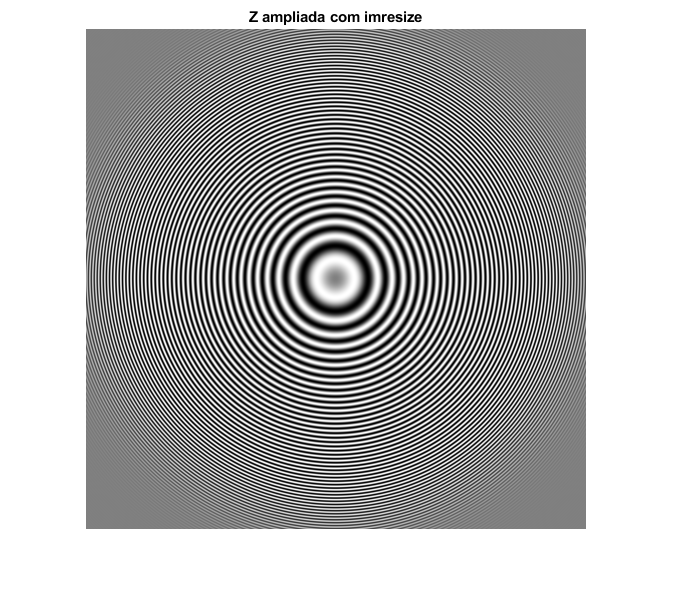
%> input picture Lab2/scripts/imresize.png, 674 x 593 px
$ octave --eval "rgb2yuv('imresize.png');"   (GNU Octave 9; MATLAB toolbox functions it lacks are replaced by stand-ins)
%> lines starting %> are read from the running program, lines starting %| are printed output that depends on the picture; in (x1, y1, x2, y2) boxes, pixels count from 0 and x2, y2 are one past the last pixel; in counts of white or black regions, pixels touching at a corner belong together; the program's own positions count from 1
function rgb2yuv(imagemEntrada);
%> called with imagemEntrada = 'imresize.png'

I=imread(imagemEntrada);
%> I is the input picture: size 593x674x3 uint8; min 0, max 255, mean 175
figure(1);
imshow(I); title('Original Image');

R=I(:,:,1); figure(2),imshow (R); title('Red Image');

G=I(:,:,2); figure(3),imshow(G); title('Green Image');

B=I(:,:,3); figure(4),imshow(B); title('Blue Image');

Y = 0.299 * R + 0.587 * G + 0.114 * B;

figure(5),imshow(Y); title('Luminance Image');

U = -0.14713 * R - 0.28886 * G + 0.436 * B;
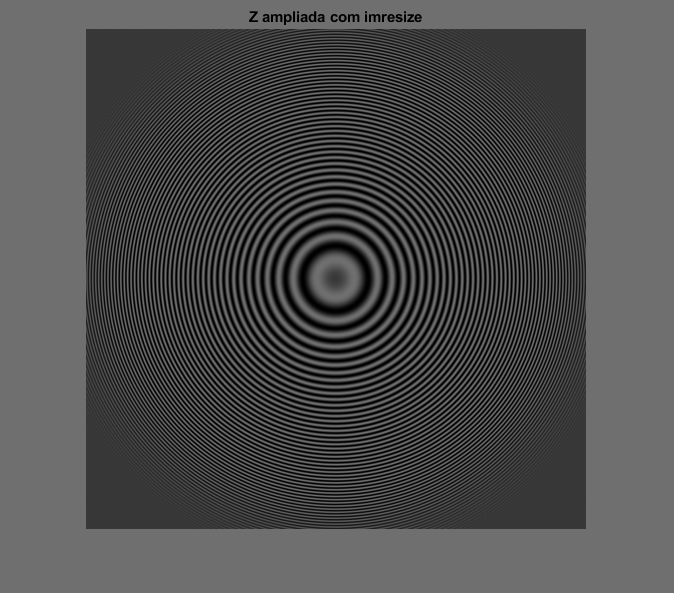
%> U: size 593x674 uint8; min 0, max 111, mean 76.2

figure(6),imshow(U+128);title('U Image');
%> after `imshow(U+128)`:
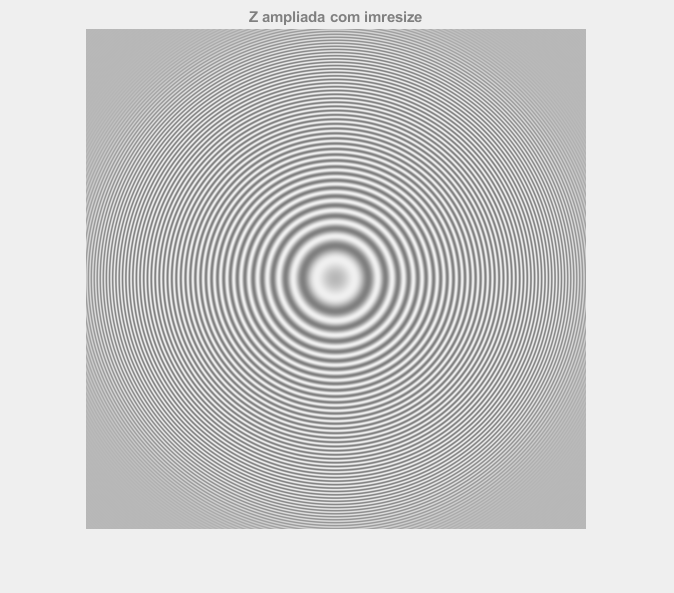
%> displayed picture: size 593x674, on the screen's scale of 0 to 255; min 128, max 239, mean 204.2

V = 0.615 * R - 0.51499 * G - 0.10001 * B;
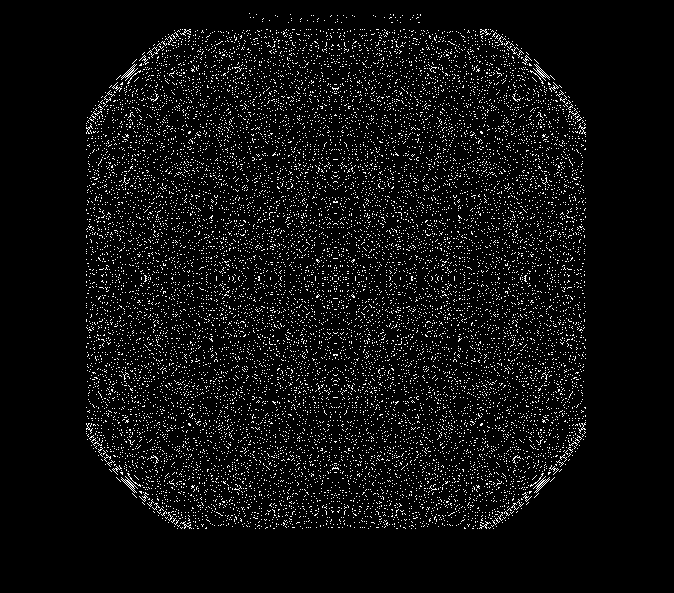
%> V: size 593x674 uint8; values 0 (black) and 1 (white), 5.8% white in thin lines or dots, all inside (x1, y1, x2, y2) = (86, 13, 586, 529)

figure(7),imshow(V+128);title('V Image');

YUV = cat(3,Y,U,V);
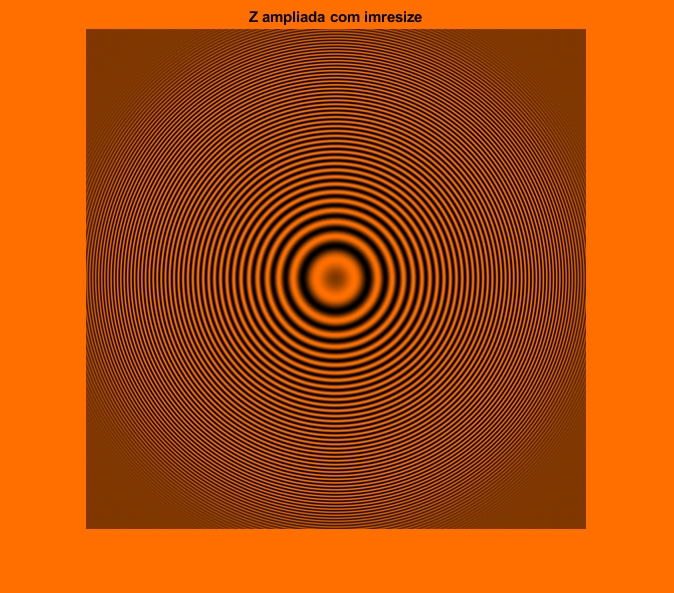
%> YUV: size 593x674x3 uint8; mean R, G, B 175, 76.2, 0.1

figure(8),imshow(YUV);title('YUV Image');

R = Y + 1.139834576 * V;

G = Y -.3946460533 * U -.58060 * V;
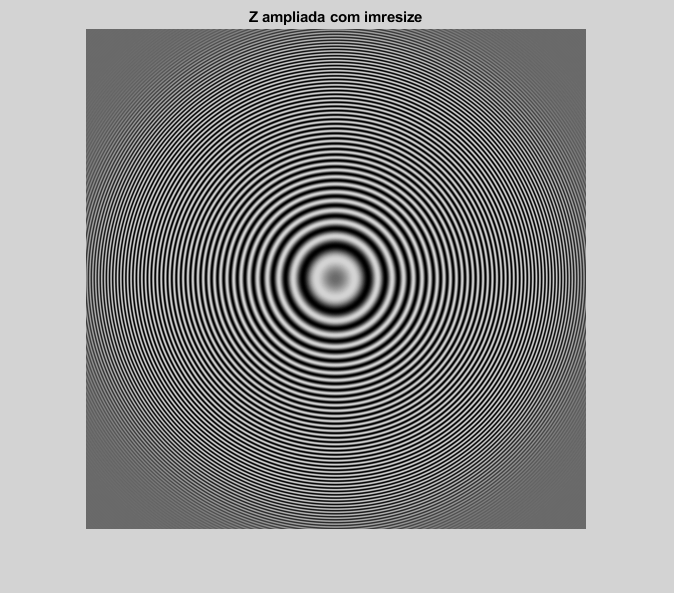
%> G: size 593x674 uint8; min 0, max 211, mean 144.8

B = Y + 2.032111938 * U;
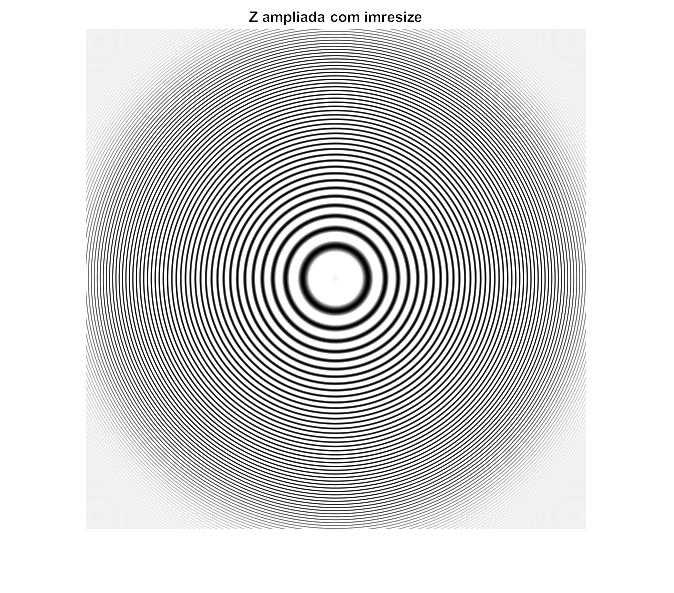
%> B: size 593x674 uint8; min 0, max 255, mean 212.9

RGB = cat(3,R,G,B);
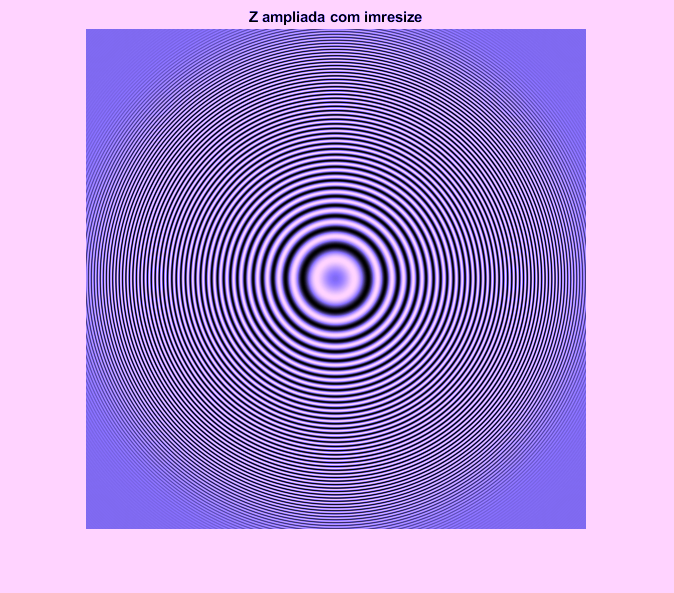
%> RGB: size 593x674x3 uint8; mean R, G, B 175.1, 144.8, 212.9

figure(9),imshow(RGB);title('RGB Image');
